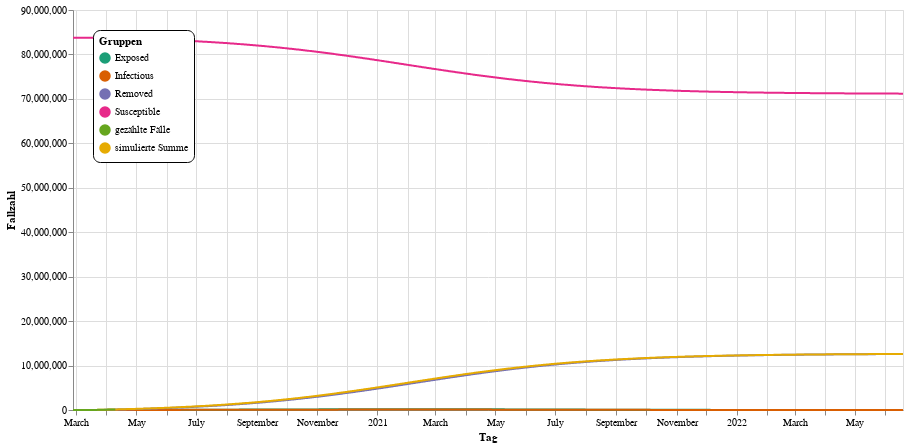

Notebook code cell kept with this figure:
### Markdown cell above
Im Diagramm ist leicht zu sehen, dass das Modell den echten Zahlen mit geringen Abweichungen folgt.

Auf dieser Basis kann man nun eine Prognose für die nächsten 800 Tage berechnen:

### Code cell
def prediction(prediction_days=365, max_val=bev_de, r3=r2, r4=r2,
               it1 = dt.datetime(year=2020, month=3, day=20),
               it2 = dt.datetime(year=2020, month=3, day=28),
               it3 = dt.datetime(year=2020, month=4, day=20),
               it4 = dt.datetime(year=2020, month=4, day=20)):
    cases = np.array(data["Fallzahl"])
    times = np.arange(0., len(cases), 1.0)
    model = SEIR(p0=(bev_de-data["Fallzahl"][0], 0, data["Fallzahl"][0], 0),
                 intervention_times=[(it1-data["Tag"][0]).days, 
                                     (it2-data["Tag"][0]).days, 
                                     (it3-data["Tag"][0]).days, 
                                     (it4-data["Tag"][0]).days],
                 t_vals=times)
    times = np.arange(0., len(cases)+prediction_days, 1.0)
    seir_predictions = model.getSEIR(times, [r0, r1, r2, r3, r4], e0)
    sum_predictions = np.sum(seir_predictions[:, 1:], axis=1)
    dates = [data["Tag"][0] + dt.timedelta(days=i) for i in times]
    seir_data = pd.DataFrame(np.concatenate([
        np.concatenate([np.stack([dates, clip_values(seir_predictions[:, i], max_val), [t]*len(times)], axis=1)
                        for i, t in enumerate(["Susceptible", "Exposed", "Infectious", "Removed"])]),
        np.stack([dates, clip_values(sum_predictions, max_val), ["simulierte Summe"]*len(times)], axis=1)]),
        columns=("Tag", "Fallzahl", "Typ")
    )
    data["Typ"] = "gezählte Fälle"
    return seir_data.append(data, ignore_index=True)

plot(prediction(prediction_days=800))

### Figure 1 — Vega-Lite specification as saved in the notebook (floating-point values rounded to 4 significant figures; data arrays with more than 128 entries replaced by an {"elided": "..."} marker saying what was removed)
{"config": {"view": {"continuousWidth": 400, "continuousHeight": 300}}, "layer": [{"mark": {"type": "line", "point": false}, "encoding": {"color": {"type": "nominal", "field": "Typ", "legend": {"cornerRadius": 7, "fillColor": "white", "legendX": 20, "legendY": 20, "orient": "none", "padding": 6, "strokeColor": "black", "title": "Gruppen"}, "scale": {"scheme": "dark2"}}, "x": {"type": "temporal", "field": "Tag", "title": "Tag"}, "y": {"type": "quantitative", "field": "Fallzahl", "title": "Fallzahl"}}}, {"mark": "point", "encoding": {"opacity": {"value": 0}, "x": {"type": "temporal", "field": "Tag", "title": "Tag"}}, "selection": {"selector002": {"type": "single", "nearest": true, "on": "mouseover", "fields": ["Tag"], "empty": "none"}}}, {"mark": "point", "encoding": {"color": {"type": "nominal", "field": "Typ", "legend": {"cornerRadius": 7, "fillColor": "white", "legendX": 20, "legendY": 20, "orient": "none", "padding": 6, "strokeColor": "black", "title": "Gruppen"}, "scale": {"scheme": "dark2"}}, "opacity": {"condition": {"value": 1, "selection": "selector002"}, "value": 0}, "x": {"type": "temporal", "field": "Tag", "title": "Tag"}, "y": {"type": "quantitative", "field": "Fallzahl", "title": "Fallzahl"}}}, {"mark": {"type": "rule", "color": "gray"}, "encoding": {"x": {"type": "temporal", "field": "Tag", "title": "Tag"}}, "transform": [{"filter": {"selection": "selector002"}}]}, {"mark": {"type": "text", "align": "left", "dx": 4, "dy": -8}, "encoding": {"color": {"type": "nominal", "field": "Typ", "legend": {"cornerRadius": 7, "fillColor": "white", "legendX": 20, "legendY": 20, "orient": "none", "padding": 6, "strokeColor": "black", "title": "Gruppen"}, "scale": {"scheme": "dark2"}}, "text": {"condition": {"type": "quantitative", "field": "Fallzahl", "selection": "selector002"}, "value": " "}, "x": {"type": "temporal", "field": "Tag", "title": "Tag"}, "y": {"type": "quantitative", "field": "Fallzahl", "title": "Fallzahl"}}}, {"mark": {"type": "text", "align": "left", "dx": 4, "dy": -8}, "encoding": {"color": {"value": "gray"}, "text": {"condition": {"type": "temporal", "field": "Tag", "selection": "selector002"}, "value": " "}, "x": {"type": "temporal", "field": "Tag", "title": "Tag"}, "y": {"value": 16}}, "transform": [{"filter": {"selection": "selector002"}}]}], "data": {"name": "data-6e3a54e588684b93b6c7a6793286e790"}, "height": 400, "width": 830, "$schema": "https://vega.github.io/schema/vega-lite/v4.8.1.json", "datasets": {"data-6e3a54e588684b93b6c7a6793286e790": {"elided": "4264 records"}}}
